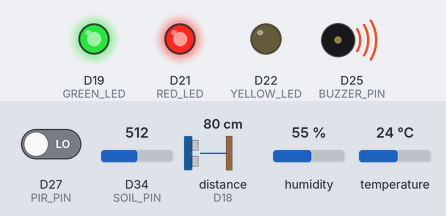
This sketch was run on a simulated Arduino Due. Shown: output pins drawn as LEDs (lit = HIGH), buzzer (waves = sounding, pin HIGH). Wiring (inferred from the names in the program): ultrasonic range finder: trigger D5; echo D18. Inputs (shaded band) come from the test bench; at power-on: distance to the obstacle (sensor on D18) 80 cm, temperature 24 °C, D27 (PIR_PIN) LOW, D34 (SOIL_PIN) = 512, humidity 55 % (analog values on the 0–1023 scale). The echo pulse lasts 58.3 µs per cm; no radio packets arrive unless stated; pins used as bus, display or sensor lines are not drawn; what the sketch prints to the serial monitor is not drawn.

Above: at 1.2 s.
1.3 s: distance to the obstacle (sensor on D18) set to 95 cm
3.3 s: distance to the obstacle (sensor on D18) set to 105 cm
At 4.9 s:
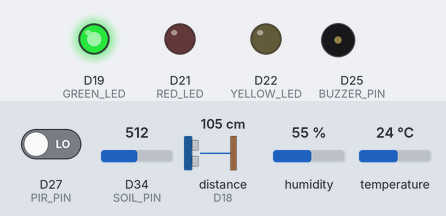
5.7 s: temperature set to 33 °C
7.5 s: temperature set to 36 °C
At 8.8 s:
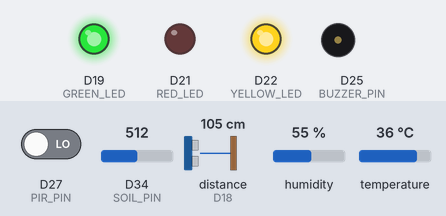
9.9 s: D27 (PIR_PIN) driven HIGH
At 11.4 s:
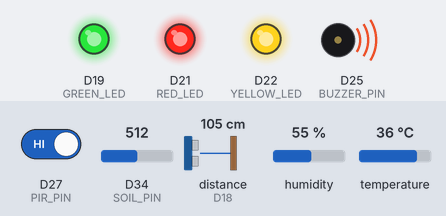
11.9 s: D34 (SOIL_PIN) set to 609
13.7 s: D34 (SOIL_PIN) set to 633
At 15.2 s:
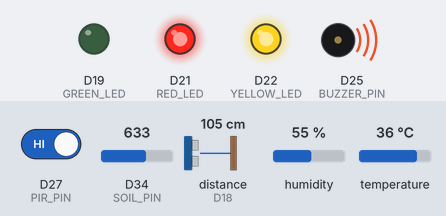
Timing chart, 0 to 16.7 s (numbered marks = the images above; inputs shaded):
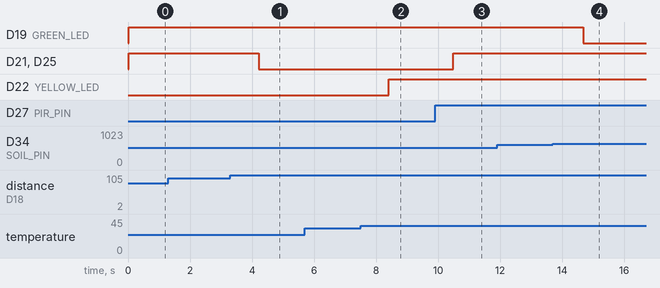

Measured:
- the behaviour switches between 100 and 101 cm on distance to the obstacle (sensor on D18) (found by bisection; images 0 and 1)
- the behaviour switches between 34 and 35 °C on temperature (found by bisection; images 1 and 2)
- the behaviour switches between 618 and 619 on D34 (SOIL_PIN) (found by bisection; images 3 and 4)
- after the input at 3.3 s, D21 (RED_LED), D25 (BUZZER_PIN): HIGH → LOW after 0.91 s
- after the input at 7.5 s, D22 (YELLOW_LED): LOW → HIGH after 0.90 s
- after the input at 9.9 s, D21 (RED_LED), D25 (BUZZER_PIN): LOW → HIGH after 0.59 s
- after the input at 13.7 s, D19 (GREEN_LED): HIGH → LOW after 0.98 s

The sketch:

plant_doctor_sensors.ino
```cpp
#include <DHT.h>
#include <RH_ASK.h>
#include <SPI.h>

// Sensor pins
#define DHT_PIN 4
#define DHT_TYPE DHT11

#define SOIL_PIN 34
#define PIR_PIN 27

#define TRIG_PIN 5
#define ECHO_PIN 18

// Output pins
#define BUZZER_PIN 25
#define GREEN_LED 19
#define RED_LED 21
#define YELLOW_LED 22

// RF transmitter DATA pin
#define RF_TX_PIN 23

// Example thresholds: calibrate for your sensors
#define TEMP_THRESHOLD 35.0
#define DIST_THRESHOLD 100.0

// Replace these with your measured soil readings
#define SOIL_DRY_VALUE 3000
#define SOIL_WET_VALUE 1500

DHT dht(DHT_PIN, DHT_TYPE);

// RF transmitter: speed, RX unused, TX pin, PTT unused
RH_ASK rf(2000, -1, RF_TX_PIN, -1);
bool rfReady = false;

float readDistance() {
  digitalWrite(TRIG_PIN, LOW);
  delayMicroseconds(3);

  digitalWrite(TRIG_PIN, HIGH);
  delayMicroseconds(10);
  digitalWrite(TRIG_PIN, LOW);

  unsigned long duration = pulseIn(ECHO_PIN, HIGH, 30000);

  if (duration == 0) {
    return -1;
  }

  return duration * 0.0343 / 2.0;
}

int readSoilMoisture() {
  int raw = analogRead(SOIL_PIN);

  int percent = map(
    raw, SOIL_DRY_VALUE, SOIL_WET_VALUE, 0, 100
  );

  return constrain(percent, 0, 100);
}

void setup() {
  Serial.begin(115200);

  pinMode(PIR_PIN, INPUT);
  pinMode(SOIL_PIN, INPUT);

  pinMode(TRIG_PIN, OUTPUT);
  pinMode(ECHO_PIN, INPUT);

  pinMode(BUZZER_PIN, OUTPUT);
  pinMode(GREEN_LED, OUTPUT);
  pinMode(RED_LED, OUTPUT);
  pinMode(YELLOW_LED, OUTPUT);

  digitalWrite(TRIG_PIN, LOW);
  digitalWrite(BUZZER_PIN, LOW);

  analogReadResolution(12);
  dht.begin();

  // Initialize RF transmitter
  if (rf.init()) {
    rfReady = true;
    Serial.println("RF transmitter ready");
  } else {
    Serial.println("RF transmitter initialization failed");
  }

  Serial.println("Smart Agriculture Monitoring System");
  Serial.println("Allow the PIR sensor to stabilize.");
}

void loop() {
  float temperature = dht.readTemperature();
  float humidity = dht.readHumidity();

  int soilRaw = analogRead(SOIL_PIN);
  int soilPercent = readSoilMoisture();

  int motion = digitalRead(PIR_PIN);
  float distance = readDistance();

  bool soilDry = soilPercent < 35;

  bool highTemperature =
    !isnan(temperature) &&
    temperature >= TEMP_THRESHOLD;

  bool nearbyObject =
    distance > 0 && distance < DIST_THRESHOLD;

  bool alert = (motion == HIGH) || nearbyObject;

  // Reset outputs
  digitalWrite(GREEN_LED, LOW);
  digitalWrite(RED_LED, LOW);
  digitalWrite(YELLOW_LED, LOW);
  digitalWrite(BUZZER_PIN, LOW);

  // Soil condition
  if (soilDry) {
    digitalWrite(RED_LED, HIGH);
  } else {
    digitalWrite(GREEN_LED, HIGH);
  }

  // Temperature warning
  if (highTemperature) {
    digitalWrite(YELLOW_LED, HIGH);
  }

  // Motion / nearby object alert
  if (alert) {
    digitalWrite(RED_LED, HIGH);
    digitalWrite(BUZZER_PIN, HIGH);
  }

  // Display sensor data
  Serial.println("\n--- Sensor Readings ---");

  if (!isnan(temperature)) {
    Serial.print("Temperature: ");
    Serial.print(temperature);
    Serial.println(" C");
  } else {
    Serial.println("Temperature: Sensor error");
  }

  if (!isnan(humidity)) {
    Serial.print("Humidity: ");
    Serial.print(humidity);
    Serial.println(" %");
  } else {
    Serial.println("Humidity: Sensor error");
  }

  Serial.print("Soil raw: ");
  Serial.println(soilRaw);

  Serial.print("Soil moisture: ");
  Serial.print(soilPercent);
  Serial.println(" % (estimated)");

  Serial.print("Motion: ");
  Serial.println(motion == HIGH ? "DETECTED" : "None");

  Serial.print("Distance: ");
  if (distance >= 0) {
    Serial.print(distance);
    Serial.println(" cm");
  } else {
    Serial.println("No echo");
  }

  Serial.print("Field alert: ");
  Serial.println(alert ? "ACTIVE" : "NORMAL");

  Serial.println("-----------------------");

  // ADDED: Transmit sensor readings wirelessly
  if (rfReady) {
    char message[RH_ASK_MAX_MESSAGE_LEN];
    // -99 indicates a DHT temperature error
    // -1 indicates a DHT humidity error or no distance echo
    float txTemp = isnan(temperature) ? -99.0 : temperature;
    float txHumidity = isnan(humidity) ? -1.0 : humidity;

    snprintf(
      message,
      sizeof(message),
      "%.1f,%.1f,%d,%d,%.1f",
      txTemp,
      txHumidity,
      soilPercent,
      motion,
      distance
    );

    rf.send((uint8_t *)message, strlen(message));
    rf.waitPacketSent();

    Serial.print("RF transmitted: ");
    Serial.println(message);
  }

  // PlantDoctor Web Dashboard JSON telemetry output
  float waterPct = (distance >= 0) ? constrain(((40.0 - distance) / 35.0) * 100.0, 0.0, 100.0) : 0.0;
  Serial.print(F("{\"device_id\":\"FIELD_01\",\"temperature\":"));
  Serial.print(!isnan(temperature) ? temperature : 26.0, 1);
  Serial.print(F(",\"humidity\":"));
  Serial.print(!isnan(humidity) ? humidity : 55.0, 1);
  Serial.print(F(",\"soil_moisture\":"));
  Serial.print(soilPercent);
  Serial.print(F(",\"water_level\":"));
  Serial.print(waterPct, 1);
  Serial.print(F(",\"motion\":"));
  Serial.print((motion == HIGH) ? F("true") : F("false"));
  Serial.print(F(",\"is_simulated\":false}"));
  Serial.println();

  delay(2000);
}
```
